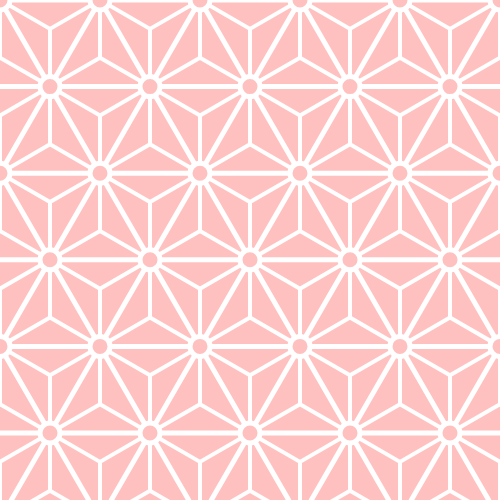
Frame 1 (no input)
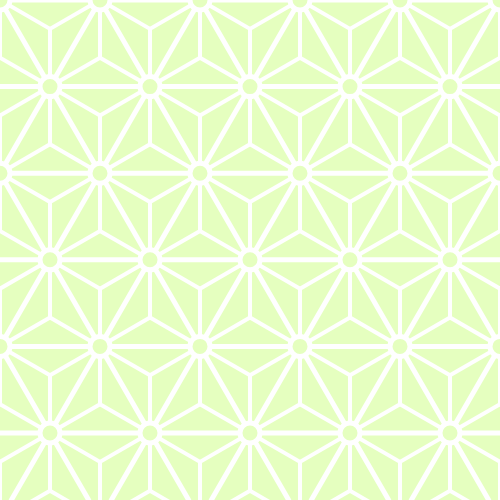
Frame 60 (no input)
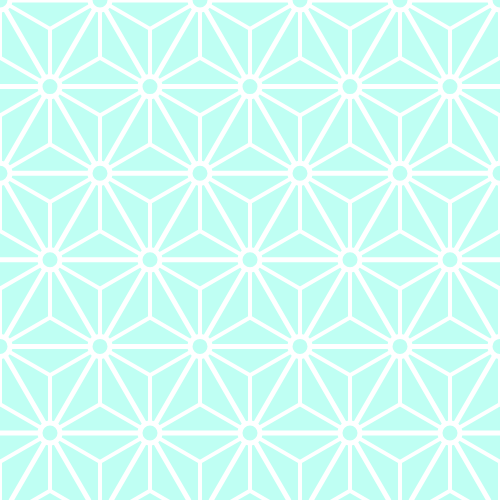
Frame 120 (the mouse pressed at the canvas centre since frame 60)

The p5.js sketch that drew these frames (run headless with seeded random() and noise() and a simulated clock; from frame 60 on, the mouse is pressed at the canvas centre):

// p5.js sketch
// ── sketch.js
var x=0;

function setup() {
  createCanvas(500,500);
  angleMode(DEGREES);
  colorMode(HSB,256);
  
  frameRate(70);
}

function draw() {
    x=frameCount % 512;
    if(x<=256){
    background(x, 64, 256);
    stroke(256);
    strokeWeight(5);
    r=20;
    
    for(var a=0; a<500; a+=100*sqrt(3)/2)
    {
      line(0,a,500,a);
    }
    
    for(var b=-500; b<500; b+=100)
    {
      line(b,0,b+500/sqrt(3),500);
    }
    
    for(var c=0; c<1000; c+=100)
    {
      line(c,0,c-500/sqrt(3),500);
    }
    
    strokeWeight(4);
    
    for(var e=0; e<500; e+=100*sqrt(3))
    {
      for(var d=-100; d<500; d+=100)
      {
        line(d+50,e+50*tan(30),d+0,e+0);
        line(d+50,e+50*tan(30),d+100,e+0);
        line(d+50,e+50*tan(30),d+50,e+100*sqrt(3)/2);
        
        line(d+100,e+100*sqrt(3)/2-50*tan(30),d+100,e+0);
        line(d+100,e+100*sqrt(3)/2-50*tan(30),d+50,e+100*sqrt(3)/2);  
        line(d+100,e+100*sqrt(3)/2-50*tan(30),d+150,e+100*sqrt(3)/2);
      }
    }
    
    for(var g=100*sqrt(3)/2; g<500; g+=100*sqrt(3))
    {
      for(var f=-50; f<500; f+=100)
      {
        line(f+50,g+50*tan(30),f+0,g+0);
        line(f+50,g+50*tan(30),f+100,g+0);
        line(f+50,g+50*tan(30),f+50,g+100*sqrt(3)/2);
        
        line(f+100,g+100*sqrt(3)/2-50*tan(30),f+100,g+0);
        line(f+100,g+100*sqrt(3)/2-50*tan(30),f+50,g+100*sqrt(3)/2);  
        line(f+100,g+100*sqrt(3)/2-50*tan(30),f+150,g+100*sqrt(3)/2);
      }
    }
    
    strokeWeight(5);
    fill(x, 64, 256);
    
    for(var i=0; i<=500; i+=100*sqrt(3))
    {
      for(var h=0; h<=500; h+=100)
      {
        ellipse(h,i,r);
        ellipse(h+50,i+100*sqrt(3)/2,r);
      }
    }
    }
    else
    {

    background(512-x, 64, 256);
    stroke(256);
    strokeWeight(5);
    r=20;
    
    for(var a=0; a<500; a+=100*sqrt(3)/2)
    {
      line(0,a,500,a);
    }
    
    for(var b=-500; b<500; b+=100)
    {
      line(b,0,b+500/sqrt(3),500);
    }
    
    for(var c=0; c<1000; c+=100)
    {
      line(c,0,c-500/sqrt(3),500);
    }
    
    strokeWeight(4);
    
    for(var e=0; e<500; e+=100*sqrt(3))
    {
      for(var d=-100; d<500; d+=100)
      {
        line(d+50,e+50*tan(30),d+0,e+0);
        line(d+50,e+50*tan(30),d+100,e+0);
        line(d+50,e+50*tan(30),d+50,e+100*sqrt(3)/2);
        
        line(d+100,e+100*sqrt(3)/2-50*tan(30),d+100,e+0);
        line(d+100,e+100*sqrt(3)/2-50*tan(30),d+50,e+100*sqrt(3)/2);  
        line(d+100,e+100*sqrt(3)/2-50*tan(30),d+150,e+100*sqrt(3)/2);
      }
    }
    
    for(var g=100*sqrt(3)/2; g<500; g+=100*sqrt(3))
    {
      for(var f=-50; f<500; f+=100)
      {
        line(f+50,g+50*tan(30),f+0,g+0);
        line(f+50,g+50*tan(30),f+100,g+0);
        line(f+50,g+50*tan(30),f+50,g+100*sqrt(3)/2);
        
        line(f+100,g+100*sqrt(3)/2-50*tan(30),f+100,g+0);
        line(f+100,g+100*sqrt(3)/2-50*tan(30),f+50,g+100*sqrt(3)/2);  
        line(f+100,g+100*sqrt(3)/2-50*tan(30),f+150,g+100*sqrt(3)/2);
      }
    }
    
    strokeWeight(5);
    fill(512-x, 64, 256);
    
    for(var i=0; i<=500; i+=100*sqrt(3))
    {
      for(var h=0; h<=500; h+=100)
      {
        ellipse(h,i,r);
        ellipse(h+50,i+100*sqrt(3)/2,r);
      }
    }
    }
    
  }
